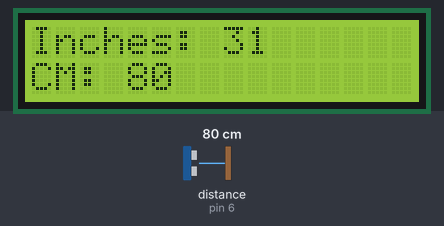
Bench run of a sketch on a simulated Arduino Uno, built with avr-gcc and run on an emulated ATmega328P. Shown: 16×2 character LCD. Wiring (inferred from the names in the program): ultrasonic range finder: trigger pin 7; echo pin 6. The test bench sets the inputs (shaded band); at power-on: distance to the obstacle (sensor on pin 6) 80 cm. The echo pulse lasts 58.3 µs per cm.

Above: at 1.2 s.
1.3 s: distance to the obstacle (sensor on pin 6) set to 250 cm
At 1.49 s:
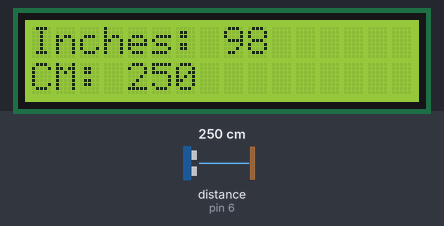
2.8 s: distance to the obstacle (sensor on pin 6) set to 2 cm
At 3.7 s:
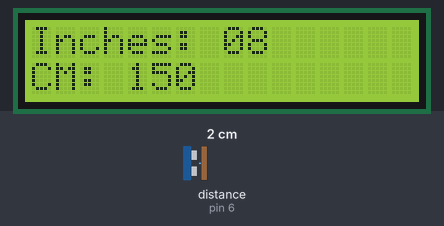
4.3 s: distance to the obstacle (sensor on pin 6) set to 4 cm
At 5.1 s:
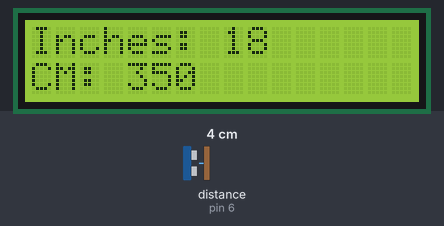
Timing chart, 0 to 7.3 s (numbered marks = the images above; inputs shaded):
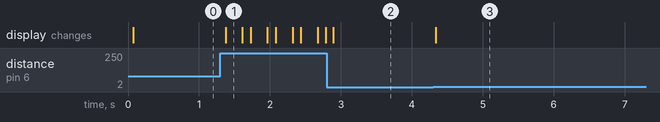

Measured:
- after the input at 1.3 s, the display: changes after 0.08 s (image 1)
- after the input at 2.8 s, the display: changes after 0.09 s (image 2)
- after the input at 4.3 s, the display: changes at once (image 3)

The sketch:

PingLCD.ino
```cpp
#include <LiquidCrystal.h>
LiquidCrystal lcd(12, 13, 11, 10, 9, 8);
const int pingPin = 7;
const int echoPin = 6;

void setup() {
  Serial.begin(9600);
  lcd.begin(16, 2);
  lcd.clear();
}

void loop() {
  long duration, inches, cm;

  pinMode(pingPin, OUTPUT);
  digitalWrite(pingPin, LOW);
  delayMicroseconds(2);
  digitalWrite(pingPin, HIGH);
  delayMicroseconds(10);
  digitalWrite(pingPin, LOW);
  pinMode(echoPin, INPUT);
  duration = pulseIn(echoPin, HIGH);
  inches = microsecondsToInches(duration);
  cm = microsecondsToCentimeters(duration);
  lcd.setCursor(0, 0);
  lcd.print("Inches: ");
  lcd.print(inches);
  lcd.setCursor(0, 1);
  lcd.print("CM: ");
  lcd.print(cm);
  delay(100);
}

long microsecondsToInches(long microseconds) {
  return microseconds / 74 / 2;
}

long microsecondsToCentimeters(long microseconds) {
  return microseconds / 29 / 2;
}
```
